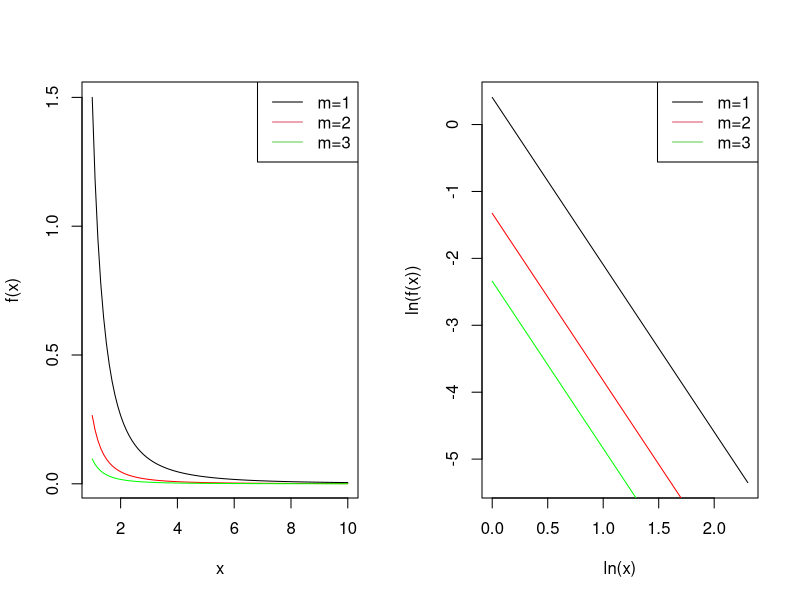

Source code (R):
## ---- chunk 1

## ---- chunk 2
x <- seq(1, 10, 0.1)
par(mfcol = c(1, 2))
plot(x, (2.5-1)/1 * (x/1)^(-2.5), type = "l", ylab = "f(x)")
lines(x, (2.5-1)/1 * (x/1)^(-2.5)*(2^(-2.5)), col="red")
lines(x, (2.5-1)/1 * (x/1)^(-2.5)*(3^(-2.5)), col="green")
legend("topright", legend = paste0("m=", 1:3), col = 1:3, lty = 1)
plot(log(x), log((2.5-1)/1 * (x/1)^(-2.5)), type = "l", xlab = "ln(x)", ylab = "ln(f(x))")
lines(log(x), log((2.5-1)/1 * (x/1)^(-2.5)*(2^(-2.5))), col="red")
lines(log(x), log((2.5-1)/1 * (x/1)^(-2.5)*(3^(-2.5))), col="green")
legend("topright", legend = paste0("m=", 1:3), col = 1:3, lty = 1)
